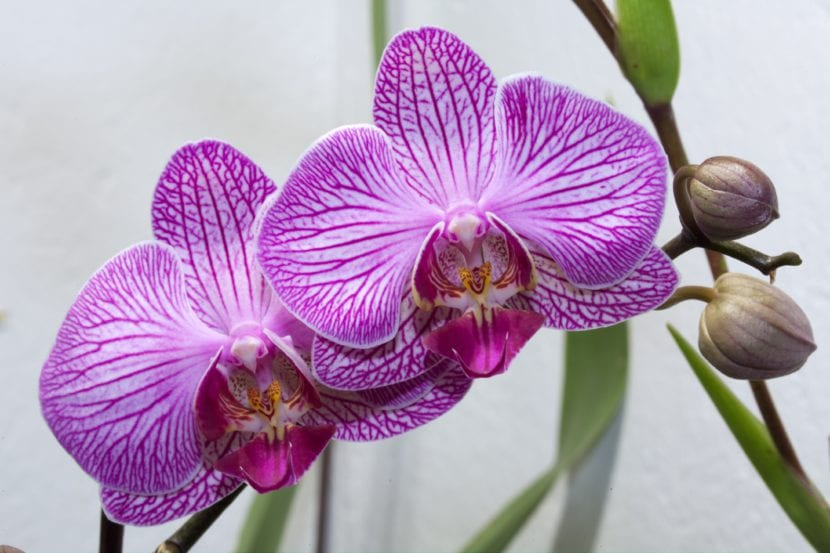
#> input picture datasetModificado/directorioAModificar/orquidea.jpg, 830 x 553 px, found by its file name
$ python modificacionesDataset.py
#> lines starting #> are read from the running program, lines starting #| are printed output that depends on the picture
### datasetModificado/modificaImagen.py
from random import random

import cv2, numpy as np
import os


# [93 lines left out: functions recortar, recorte, rotar, modificaColor, not called in this run]

#modificaColor(path, 40, "azul")
#modificaColor(path, 40, "verde")
#modificaColor(path, 40, "rojo")


def traslacion(path, ejex, ejey):
#> called with ejex = 30, ejey = 50
    original = cv2.imread(path)
#> original is the input picture: shape (553, 830, 3); mean B, G, R 181.5, 152.7, 178.7
    alto = original.shape[0]
#> alto = 553
    ancho = original.shape[1]
#> ancho = 830

    tx = ejex
    ty = ejey
    M = np.float32([[1, 0, tx], [0, 1, ty]])
    translated = cv2.warpAffine(original, M, (ancho, alto))
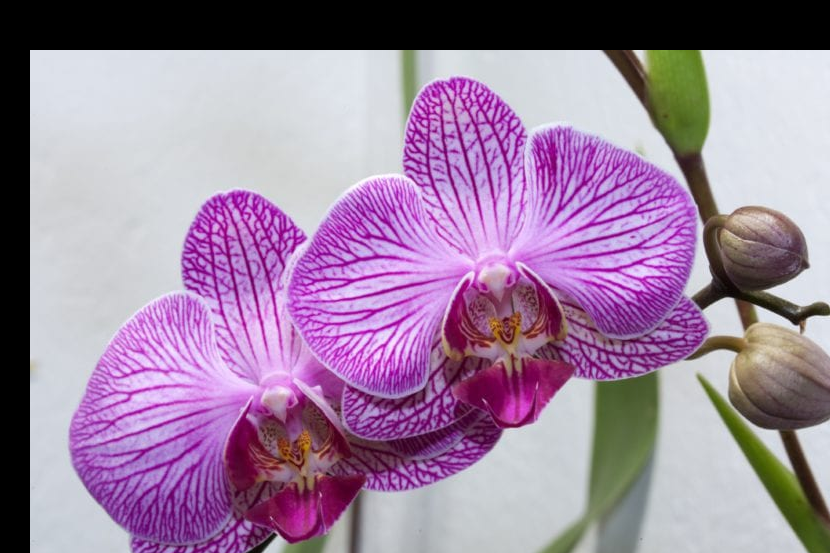
#> translated: shape (553, 830, 3); mean B, G, R 159.6, 130.9, 157.2

    trasladado = "Trasladado"
    nombre = path.split(".")
    print(nombre[0])
    nuevopath = nombre[0] + trasladado + ".jpg"
    print(nuevopath)
    cv2.imwrite(nuevopath, translated)
    #os.remove(path)


# [102 lines left out: functions zoomDiferencia, reduccionRuido, escalaGrises, desenfoqueMediano, ajusteContraste, sinModificar, not called in this run]
    #os.remove(path)

### datasetModificado/modificacionesDataset.py
import  random
import ayudaDirectorios
# dadas las imágenes de un directorio se les aplicarán
# modificaciones aleatorias
from datasetModificado.modificaImagen import recortar, rotar, modificaColor, traslacion, zoomDiferencia, reduccionRuido, \
    escalaGrises, desenfoqueMediano, ajusteContraste, sinModificar


# [58 lines left out: function modificacionesAleatorias, not called in this run]


#modificacionesAleatorias("directorioAModificarPrueba")
traslacion(r"C:\Users\claud\Desktop\CUARTO_ING_INF\TFG\similitudImagenes\datasetModificado\directorioAModificarPrueba\orquidea.jpg", 30, 50)
